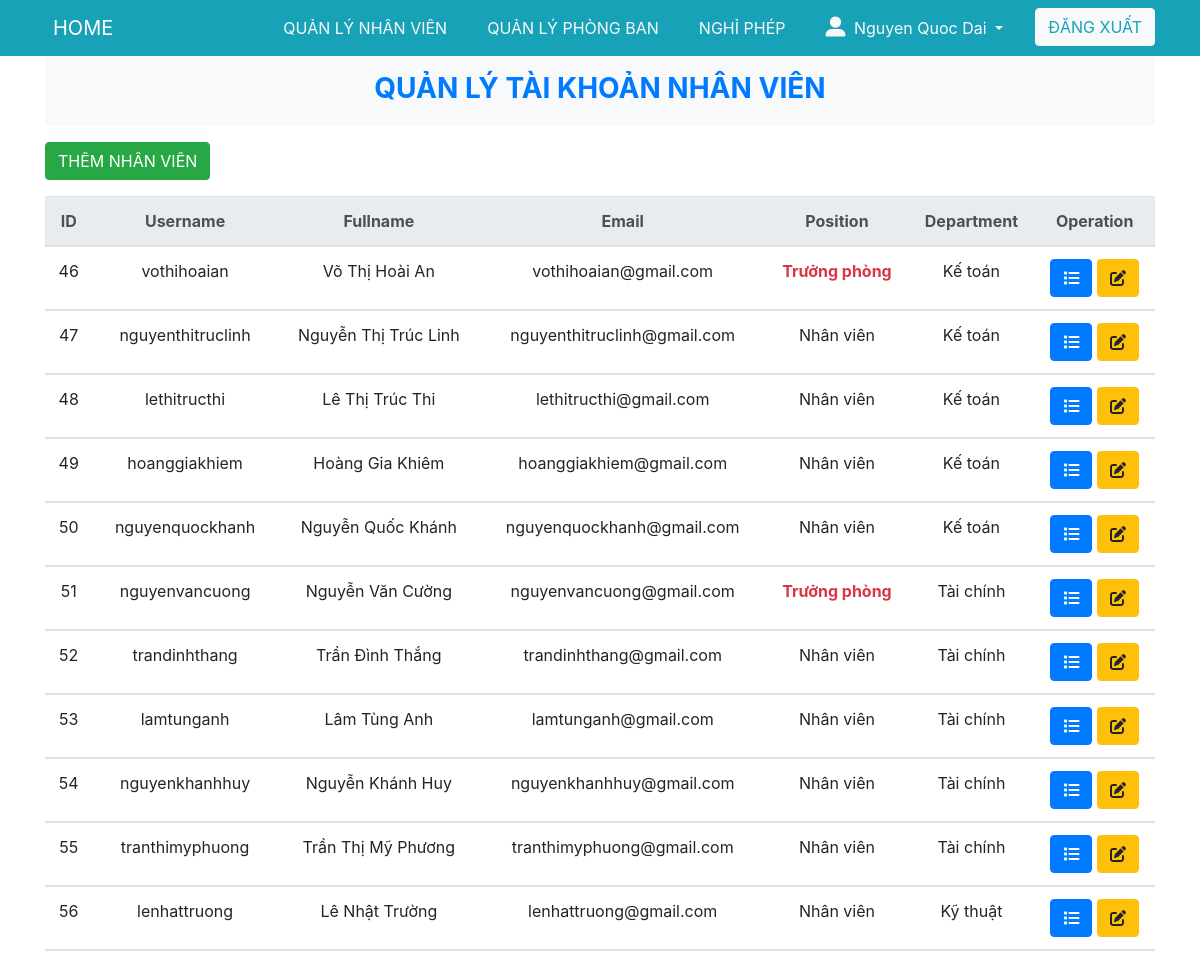
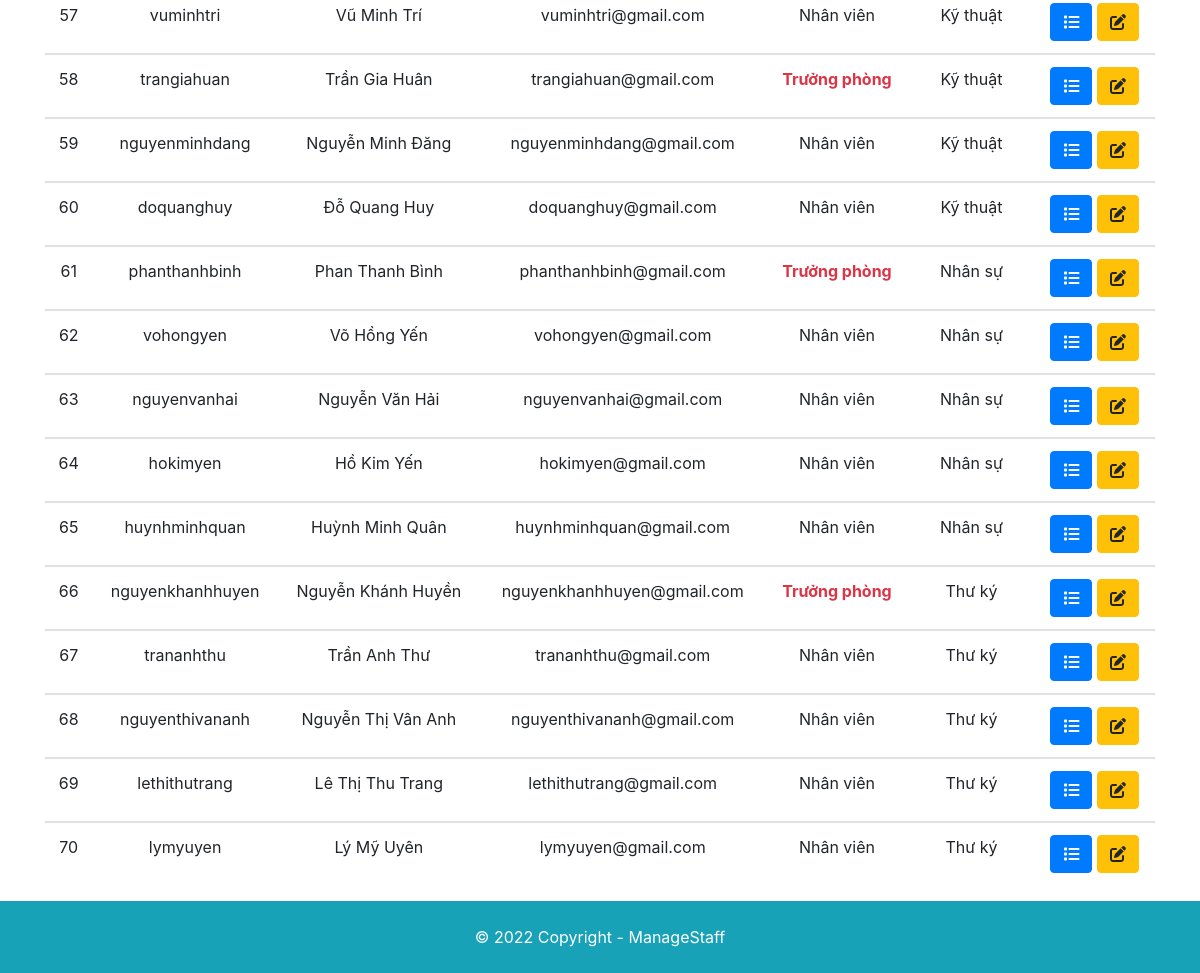
The page /user/managestaff.php (signed in) on the database its author committed (2 pictures, top to bottom).
### tables this page shows
CREATE TABLE `account` (
  `id` int(255) NOT NULL,
  `username` varchar(255) NOT NULL,
  `password` varchar(255) NOT NULL,
  `role` int(10) DEFAULT NULL,
  `email` varchar(255) NOT NULL,
  `name` varchar(255) NOT NULL,
  `phone` varchar(255) DEFAULT NULL,
  `gender` int(11) NOT NULL,
  `birthday` varchar(255) DEFAULT NULL,
  `cmnd` int(255) NOT NULL,
  `ethnic` varchar(255) NOT NULL,
  `levels` varchar(255) NOT NULL,
  `phongban` varchar(255) NOT NULL,
  `MaPB` varchar(255) NOT NULL,
  `address` varchar(255) NOT NULL,
  `nation` varchar(255) NOT NULL,
  `image` varchar(255) DEFAULT NULL,
  `dayOff` int(255) DEFAULT NULL,
  `dayOffUsed` int(255) DEFAULT NULL,
  `dayOffLeft` int(255) DEFAULT NULL
);

### www/user/managestaff.php (the view, shortened to what this page needs)
<?php
	$conn = connect_db();
	$sql = "select * from account where role != 1";
	$result = $conn->query($sql);
?>
<!DOCTYPE html>
<html lang="en">
<head>
	<link rel="stylesheet" href="https://maxcdn.bootstrapcdn.com/bootstrap/4.5.2/css/bootstrap.min.css">
	<link rel="stylesheet" href="/style.css">
</head>
<body>
	<?php include '../partial/header.php'?>
	<div class="container">
		<header class="text-center bg-light text-primary py-3 rounded">
			<h3 class="display-5 font-weight-bold mb-1 ">QUẢN LÝ TÀI KHOẢN NHÂN VIÊN</h3>
		</header>
		<a href="./addUser.php">
			<button id="create" class="btn btn-success mt-3 mb-3">THÊM NHÂN VIÊN</button>
		</a>
		<div class="table-responsive">
			<table class="table ">
				<thead class="thead-light">
					<tr class="text-center">
						<th>ID</th>
						<th>Username</th>
						<th>Fullname</th>
						<th>Email</th>
						<th>Position</th>
						<th>Department</th>
						<th>Operation</th>
					</tr>
				</thead>
			<?php
				while (($row = $result -> fetch_assoc())) {
					$id = $row['id'];
					$username = $row['username'];
					$name = $row['name'];
					$email = $row['email'];
					$level = $row['levels'];
					$phongban = $row['phongban'];
			?>
			<tbody>
				<tr class="text-center">
					<td><?= $id ?></td>
					<td><?= $username ?></td>
					<td><?= $name ?></td>
					<td><?= $email ?></td>
					<?php if($level == "Trưởng phòng"){?>
						<td class="text-danger font-weight-bold"><?= $level ?></td>
					<?php }else{?>
						<td class=""><?= $level ?></td>
					<?php }?>
					<td><?= $phongban ?></td>
					<td class="text-center ">
						<a href="./detailUser.php?detailID=<?=  $id; ?>" class="btn btn-primary "><i class="fas fa-list"></i></a>
						<a href="./editUser.php?updateID=<?=  $id; ?>" class="btn btn-warning "><i class="fas fa-edit"></i></a>
					</td>
				</tr>
			</tbody>
			<?php
				}
			?>
			</table>
		</div>
	</div>
	<?php include '../partial/footer.php'?>
</body>
</html>

### www/style.css (style rules this page uses)
body { min-height: 100vh; margin: 0; padding: 0; display: flex; flex-direction: column; }

### rows shown on the page
account: id "46", username "vothihoaian", name "Võ Thị Hoài An", email "vothihoaian@gmail.com", levels "Trưởng phòng", phongban "Kế toán"
account: id "47", username "nguyenthitruclinh", name "Nguyễn Thị Trúc Linh", email "nguyenthitruclinh@gmail.com", levels "Nhân viên", phongban "Kế toán"
account: id "48", username "lethitructhi", name "Lê Thị Trúc Thi", email "lethitructhi@gmail.com", levels "Nhân viên", phongban "Kế toán"
account: id "49", username "hoanggiakhiem", name "Hoàng Gia Khiêm", email "hoanggiakhiem@gmail.com", levels "Nhân viên", phongban "Kế toán"
account: id "50", username "nguyenquockhanh", name "Nguyễn Quốc Khánh", email "nguyenquockhanh@gmail.com", levels "Nhân viên", phongban "Kế toán"
account: id "51", username "nguyenvancuong", name "Nguyễn Văn Cường", email "nguyenvancuong@gmail.com", levels "Trưởng phòng", phongban "Tài chính"
account: id "52", username "trandinhthang", name "Trần Đình Thắng", email "trandinhthang@gmail.com", levels "Nhân viên", phongban "Tài chính"
account: id "53", username "lamtunganh", name "Lâm Tùng Anh", email "lamtunganh@gmail.com", levels "Nhân viên", phongban "Tài chính"
account: id "54", username "nguyenkhanhhuy", name "Nguyễn Khánh Huy", email "nguyenkhanhhuy@gmail.com", levels "Nhân viên", phongban "Tài chính"
account: id "55", username "tranthimyphuong", name "Trần Thị Mỹ Phương", email "tranthimyphuong@gmail.com", levels "Nhân viên", phongban "Tài chính"
account: id "56", username "lenhattruong", name "Lê Nhật Trường", email "lenhattruong@gmail.com", levels "Nhân viên", phongban "Kỹ thuật"
account: id "57", username "vuminhtri", name "Vũ Minh Trí", email "vuminhtri@gmail.com", levels "Nhân viên", phongban "Kỹ thuật"
account: id "58", username "trangiahuan", name "Trần Gia Huân", email "trangiahuan@gmail.com", levels "Trưởng phòng", phongban "Kỹ thuật"
account: id "59", username "nguyenminhdang", name "Nguyễn Minh Đăng", email "nguyenminhdang@gmail.com", levels "Nhân viên", phongban "Kỹ thuật"
account: id "60", username "doquanghuy", name "Đỗ Quang Huy", email "doquanghuy@gmail.com", levels "Nhân viên", phongban "Kỹ thuật"
account: id "61", username "phanthanhbinh", name "Phan Thanh Bình", email "phanthanhbinh@gmail.com", levels "Trưởng phòng", phongban "Nhân sự"
account: id "62", username "vohongyen", name "Võ Hồng Yến", email "vohongyen@gmail.com", levels "Nhân viên", phongban "Nhân sự"
account: id "63", username "nguyenvanhai", name "Nguyễn Văn Hải", email "nguyenvanhai@gmail.com", levels "Nhân viên", phongban "Nhân sự"
account: id "64", username "hokimyen", name "Hồ Kim Yến", email "hokimyen@gmail.com", levels "Nhân viên", phongban "Nhân sự"
account: id "65", username "huynhminhquan", name "Huỳnh Minh Quân", email "huynhminhquan@gmail.com", levels "Nhân viên", phongban "Nhân sự"
account: id "66", username "nguyenkhanhhuyen", name "Nguyễn Khánh Huyền", email "nguyenkhanhhuyen@gmail.com", levels "Trưởng phòng", phongban "Thư ký"
account: id "67", username "trananhthu", name "Trần Anh Thư", email "trananhthu@gmail.com", levels "Nhân viên", phongban "Thư ký"
account: id "68", username "nguyenthivananh", name "Nguyễn Thị Vân Anh", email "nguyenthivananh@gmail.com", levels "Nhân viên", phongban "Thư ký"
account: id "69", username "lethithutrang", name "Lê Thị Thu Trang", email "lethithutrang@gmail.com", levels "Nhân viên", phongban "Thư ký"
account: id "70", username "lymyuyen", name "Lý Mỹ Uyên", email "lymyuyen@gmail.com", levels "Nhân viên", phongban "Thư ký"

### other values the page prints
$_SESSION['name'] "Nguyen Quoc Dai"
